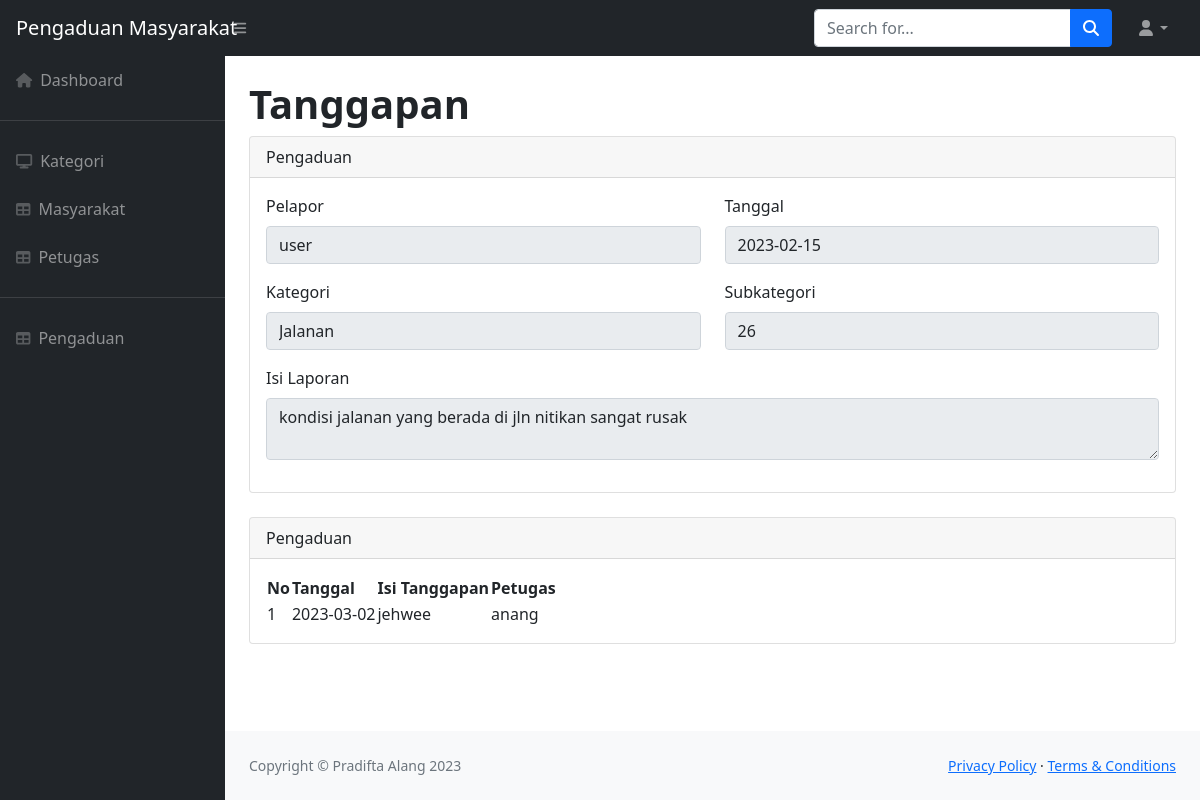
/C_alangDashboard/tanggapan/0, run on the app's committed database.
### tables this page shows
CREATE TABLE `masyarakat` (
  `id` int(11) NOT NULL,
  `nik` varchar(16) NOT NULL,
  `nama` varchar(35) NOT NULL,
  `username` varchar(25) NOT NULL,
  `password` varchar(128) NOT NULL,
  `telepon` varchar(13) NOT NULL
);

CREATE TABLE `pengaduan` (
  `id` int(11) NOT NULL,
  `id_pengaduan` int(11) NOT NULL,
  `tgl_pengaduan` date NOT NULL,
  `nik` varchar(16) NOT NULL,
  `kategori` varchar(128) NOT NULL,
  `subkategori` varchar(128) NOT NULL,
  `isi_laporan` text NOT NULL,
  `foto` varchar(255) NOT NULL,
  `status` enum('0','proses','selesai') NOT NULL
);

CREATE TABLE `kategori` (
  `id` int(11) NOT NULL,
  `kategori` varchar(255) NOT NULL
);

CREATE TABLE `tanggapan` (
  `id` int(11) NOT NULL,
  `id_tanggapan` int(11) NOT NULL,
  `id_pengaduan` int(11) NOT NULL,
  `tgl_tanggapan` date NOT NULL,
  `tanggapan` text NOT NULL,
  `id_petugas` int(11) NOT NULL
);

CREATE TABLE `petugas` (
  `id` int(11) NOT NULL,
  `id_petugas` int(11) NOT NULL,
  `nama_petugas` varchar(35) NOT NULL,
  `username` varchar(25) NOT NULL,
  `password` varchar(128) NOT NULL,
  `telp` varchar(13) NOT NULL,
  `level` enum('admin','petugas') NOT NULL
);

### application/controllers/C_alangDashboard.php (called while the page is built, shortened)
<?php
class C_alangDashboard extends CI_Controller
{
	public function tanggapan($id)
	{
		$data['user'] = $this->M_alangDashboard->userData($this->session->userdata('username'))->row_array();
		$data['masyarakat'] = $this->M_alangDashboard->masyarakat()->result_array();
		$data['petugas'] = $this->M_alangDashboard->petugas()->result_array();
		$data['tanggapan'] = $this->M_alangJoin->tanggapan($id)->row_array();
		$data['tanggapanPetugas'] = $this->M_alangJoin->tanggapanPetugas($id)->row_array();
		$data['title'] = 'Tanggapan';
		$this->load->view('templates/topbar', $data);
		$this->load->view('V_alangTanggapan', $data);
		$this->load->view('templates/sidebar', $data);
		$this->load->view('templates/footer', $data);
	}
}

### index.php (called while the page is built, shortened)
<?php
require_once BASEPATH.'core/CodeIgniter.php';

### application/models/M_alangJoin.php (called while the page is built, shortened)
<?php
class M_alangJoin extends CI_Model
{
    function tanggapan($id)
    {
        $this->db->select('*');
        $this->db->from('pengaduan');
        $this->db->join('masyarakat', 'masyarakat.nik=pengaduan.nik');
        $this->db->join('kategori', 'kategori.id=pengaduan.kategori');
        $this->db->join('subkategori', 'subkategori.subkategori_id=pengaduan.subkategori');
        $this->db->where('id_pengaduan', $id);
        return  $this->db->get();
    }
    public function tanggapanPetugas($id)
    {
        $this->db->select('*');
        $this->db->from('tanggapan');
        $this->db->join('petugas', 'petugas.id_petugas=tanggapan.id_petugas');
        $this->db->where('id_pengaduan', $id);
        return  $this->db->get();
    }
}

### application/views/V_alangTanggapan.php (the view)
<div id="layoutSidenav">
    <div id="layoutSidenav_content">
        <main>
            <div class="container-fluid px-4">
                <h1 class="mt-4 fw-bolder">Tanggapan</h1>
                <div class="card mb-4">
                    <div class="card-header">
                        Pengaduan
                    </div>
                    <div class="card-body">
                        <form action="<?= base_url('C_alangDashboard/tanggapan/') . $tanggapan['id_pengaduan'] ?>" method="post">
                            <div class="row">
                                <div class="mb-3 col-md-6">
                                    <label for="disabledTextInput" class="form-label">Pelapor</label>
                                    <input type="text" class="form-control" id="nama" name="nama" value="<?= $tanggapan['nama'] ?>" aria-describedby="emailHelp" aria-label="Disabled input example" disabled>
                                </div>
                                <div class="mb-3 col-md-6">
                                    <label for="exampleInputEmail1" class="form-label">Tanggal</label>
                                    <input type="text" class="form-control" id="tanggal" name="tanggal" value="<?= $tanggapan['tgl_pengaduan'] ?>" aria-describedby="emailHelp" aria-label="Disabled input example" disabled>
                                </div>
                            </div>
                            <div class="row">
                                <div class="mb-3 col-md-6">
                                    <label for="disabledTextInput" class="form-label">Kategori</label>
                                    <input type="text" class="form-control" id="kategori" name="kategori" value="<?= $tanggapan['kategori'] ?>" aria-describedby="emailHelp" aria-label="Disabled input example" disabled>
                                </div>
                                <div class="mb-3 col-md-6">
                                    <label for="exampleInputEmail1" class="form-label">Subkategori</label>
                                    <input type="text" class="form-control" id="subkategori" name="sugbkategori" value="<?= $tanggapan['subkategori'] ?>" aria-describedby="emailHelp" aria-label="Disabled input example" disabled>
                                </div>
                            </div>
                            <div class="row">
                                <div class="mb-3 col-md-12">
                                    <label for="disabledTextInput" class="form-label">Isi Laporan</label>
                                    <textarea type="text" class="form-control" id="isi" name="isi" value="<?= $tanggapan['isi_laporan'] ?>" aria-describedby="emailHelp" aria-label="Disabled input example" disabled><?= $tanggapan['isi_laporan'] ?></textarea>
                                </div>
                            </div>
                        </form>
                    </div>
                </div>
                <div class="card mb-4">
                    <div class="card-header">
                        Pengaduan
                    </div>
                    <div class="card-body">
                        <table id="datatablesSimple">
                            <thead>
                                <tr>
                                    <th>No</th>
                                    <th>Tanggal</th>
                                    <th>Isi Tanggapan</th>
                                    <th>Petugas</th>
                                </tr>
                            </thead>
                            <tbody>
                                <?php if ($tanggapanPetugas) { ?>
                                    <?php $no = 1; ?>
                                    <tr>
                                        <td><?= $no++ ?></td>
                                        <td><?= $tanggapanPetugas['tgl_tanggapan'] ?></td>
                                        <td><?= $tanggapanPetugas['tanggapan'] ?></td>
                                        <td><?= $tanggapanPetugas['nama_petugas'] ?></td>
                                    </tr>
                                <?php } ?>
                            </tbody>
                        </table>
                    </div>
                </div>
            </div>
        </main>

### application/views/templates/topbar.php (shortened to what this page needs)
<!DOCTYPE html>
<html lang="en">
<head>
    <link href="https://cdn.jsdelivr.net/npm/simple-datatables@latest/dist/style.css" rel="stylesheet" />
    <link href="<?= base_url() ?>/assets/css/styles.css" rel="stylesheet" />
</head>
<body class="sb-nav-fixed">
    <nav class="sb-topnav navbar navbar-expand navbar-dark bg-dark">
        <a class="navbar-brand ps-3" href="<?= base_url('C_alangDashboard') ?>">Pengaduan Masyarakat</a>
        <button class="btn btn-link btn-sm order-1 order-lg-0 me-4 me-lg-0" id="sidebarToggle" href="#!"><i class="fas fa-bars"></i></button>
        <form class="d-none d-md-inline-block form-inline ms-auto me-0 me-md-3 my-2 my-md-0">
            <div class="input-group">
                <input class="form-control" type="text" placeholder="Search for..." aria-label="Search for..." aria-describedby="btnNavbarSearch" />
                <button class="btn btn-primary" id="btnNavbarSearch" type="button"><i class="fas fa-search"></i></button>
            </div>
        </form>
        <ul class="navbar-nav ms-auto ms-md-0 me-3 me-lg-4">
            <li class="nav-item dropdown">
                <a class="nav-link dropdown-toggle" id="navbarDropdown" href="#" role="button" data-bs-toggle="dropdown" aria-expanded="false"><i class="fas fa-user fa-fw"></i></a>
            </li>
        </ul>
    </nav>

### application/views/templates/sidebar.php
<div id="layoutSidenav_nav">
    <nav class="sb-sidenav accordion sb-sidenav-dark" id="sidenavAccordion">
        <div class="sb-sidenav-menu">
            <div class="nav">
                <a class="nav-link" href="<?= base_url('C_alangDashboard') ?>">
                    <div class="sb-nav-link-icon"><i class="fa-solid fa-house"></i></div>
                    Dashboard
                </a>
<hr>
                <a class="nav-link" href="<?= base_url('C_alangDashboard/kategori') ?>">
                    <div class="sb-nav-link-icon"><i class="fa-solid fa-display"></i></div>
                    Kategori
                </a>
                <a class="nav-link" href="<?= base_url('C_alangDashboard/masyarakat') ?>">
                    <div class="sb-nav-link-icon"><i class="fas fa-table"></i></div>
                    Masyarakat
                </a>
                <a class="nav-link" href="<?= base_url('C_alangDashboard/petugas') ?>">
                    <div class="sb-nav-link-icon"><i class="fas fa-table"></i></div>
                   Petugas
                </a>
<hr>
                <a class="nav-link" href="<?= base_url('C_alangDashboard/pengaduan') ?>">
                    <div class="sb-nav-link-icon"><i class="fas fa-table"></i></div>
                   Pengaduan
                </a>
            </div>
        </div>
    </nav>
</div>

### application/views/templates/footer.php (shortened to what this page needs)
<footer class="py-4 bg-light mt-auto">
    <div class="container-fluid px-4">
        <div class="d-flex align-items-center justify-content-between small">
            <div class="text-muted">Copyright &copy; Pradifta Alang 2023</div>
            <div>
                <a href="#">Privacy Policy</a>
                &middot;
                <a href="#">Terms &amp; Conditions</a>
            </div>
        </div>
    </div>
</footer>
</div>
</div>
</body>
</html>

### data on the page
masyarakat: nama "user"
pengaduan: tanggal "2023-02-15", sugbkategori "26", isi "kondisi jalanan yang berada di jln nitikan sangat rusak"
kategori: kategori "Jalanan"
tanggapan: tgl_tanggapan "2023-03-02", tanggapan "jehwee"
petugas: nama_petugas "anang"

### other printed values
$no++ "1"
